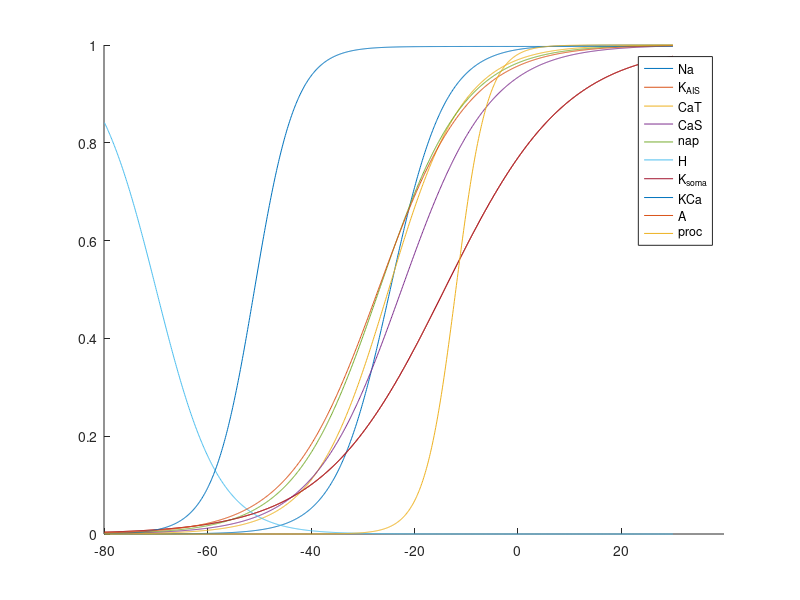
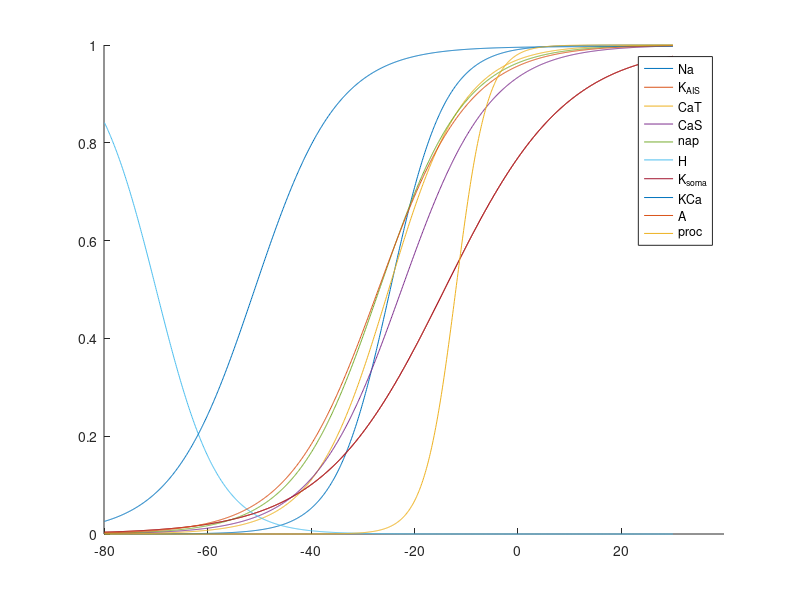

MATLAB code to generate these figures, in order:
% Print out plots of steady state channel conductances
% (Note: code taken directly from model code and modified to plot steady state conditions.)

function plot_m_h
    min_voltage = -80; max_voltage = +30; voltage_step = 0.1; % [mV]

    ss_activations   = zeros(2,10,(max_voltage-min_voltage)/voltage_step  + 1);
    ss_inactivations = zeros(2,10,(max_voltage-min_voltage)/voltage_step  + 1);

    for neuron = 1:2
        for channel = 1:10

            index = 0;
            for V = min_voltage:0.1:max_voltage
                index = index+1;

                if neuron == 1, neuron_type = 1; else neuron_type = 2; end

                %Ca = Ca * 10^6; % Convert intracellular [Ca++] from Mol to μM. (Elsewhere [Ca++] is always in Mol.)
                Ca = 10000; % TEMP. FIX!!!!!!!!!!!!!!!!!!!!!!!!

                % Channel dynamics functions table.
                Na=1; K_AIS=2; CaT=3; CaS=4; nap=5; H=6; K_soma=7; KCa=8; A=9; proc=10; % Enumeration of all the currents.

                switch channel
                    case Na % I_Na (Axon initial segment)
                        m_inf = sigmoid(-1, 24.7, 5.29, V);
                        h_inf = sigmoid(+1, 48.9, 5.18, V);
                        tau_m = tau_sigmoid(1.32, -1.26, -1,  120, 25, V);
                        tau_h = tau_sigmoid(0,     0.67, -1, 62.9, 10, V)  * tau_sigmoid(1.5, 1, +1, 34.9, 3.6, V);

                    case CaT % I_CaT
                        m_inf = sigmoid(-1, 25, 7.2, V);
                        h_inf = sigmoid(+1, 36, 7  , V);
                        tau_m = tau_sigmoid(55, -49.5, -1, 58, 17, V);
                        switch neuron_type
                            case 1 % AB
                                tau_h = tau_sigmoid(87.5,  -75, -1, 50, 16.9, V);
                            case 2 % PD
                                tau_h = tau_sigmoid(350,  -300, -1, 50, 16.9, V);
                            otherwise 
                                STOP
                        end

                    case CaS % I_CaS
                        m_inf = sigmoid(-1, 22.5, 8.5, V);
                        tau_m = tau_sigmoid(16, -13.1, -1, 25.1, 26.4, V);

                    case nap % I_NaP
                        m_inf = sigmoid(-1, 26.8, 8.2, V);
                        h_inf = sigmoid( 1, 48.5, 4.8, V);
                        tau_m = tau_sigmoid(19.8, -10.7, -1, 26.5,  8.6,  V);
                        tau_h = tau_sigmoid(666,  -379,  -1, 33.6,  11.7, V);

                    case H % I_h
                        m_inf = sigmoid( 1, 70, 6, V);
                        tau_m = tau_sigmoid(272, +1499, -1, 42.2, 8.73, V);

                    case {K_AIS, K_soma} % I_K {axon initial segment, soma}
                        m_inf = sigmoid(-1, 14.2, 11.8, V);
                        tau_m = tau_sigmoid( 7.2, -6.4, -1, 28.3, 19.2, V);

                    case KCa % I_KCa
                        switch neuron_type
                            case 1
                                m_inf = Ca/(Ca + 30) * sigmoid(-1, 51, 4, V);
                            case 2
                                m_inf = Ca/(Ca + 30) * sigmoid(-1, 51, 8, V);
                            otherwise 
                                STOP
                        end        
                        tau_m = tau_sigmoid(90.3, -75.09, -1, 46, 22.7, V);

                    case A % I_A 
                        m_inf = sigmoid( -1, 27,   8.7,  V);
                        h_inf = sigmoid( +1, 56.9, 4.9,  V);
                        tau_m = tau_sigmoid( 11.6, -10.4, -1, 32.9, 15.2,  V);
                        tau_h = tau_sigmoid( 38.6, -29.2, -1, 38.9, 26.5,  V);    

                    case proc % I_proc
                        m_inf = sigmoid( -1, 12, 3.05,   V);
                        tau_m = 0.5*10^-3;

                    otherwise
                        STOP

                end
            ss_activations(neuron, channel, index)   = m_inf;
            ss_inactivations(neuron, channel, index) = h_inf;
            end
        end
    end

    for neuron = 1:2
        figure
        hold on

        plot(squeeze(ss_activations(neuron, :, :))')
        %legend('Na',  'K_A_I_S', 'CaT', 'CaS', 'nap', 'H', 'K_s_o_m_a')
        legend('Na',  'K_A_I_S', 'CaT', 'CaS', 'nap', 'H', 'K_s_o_m_a', 'KCa', 'A', 'proc')

        set(gca,'XTick', 1:20/voltage_step:(max_voltage-min_voltage)/voltage_step +1)
        voltages = ['-80';'-60';'-40';'-20';'  0';' 20'];
        set(gca,'XTickLabel',voltages)
    
    end
end


% Sigmoid functions for calculating channel dynamics
function [answer] = sigmoid(a,b,c, V)
    answer = 1/(1+exp(a*(V+b)/c));
end

function[tau] = tau_sigmoid(a, b, c, d, e, V)
        tau = (a + b/(1+exp(c*(V+d)/e)))*10^-3;
end